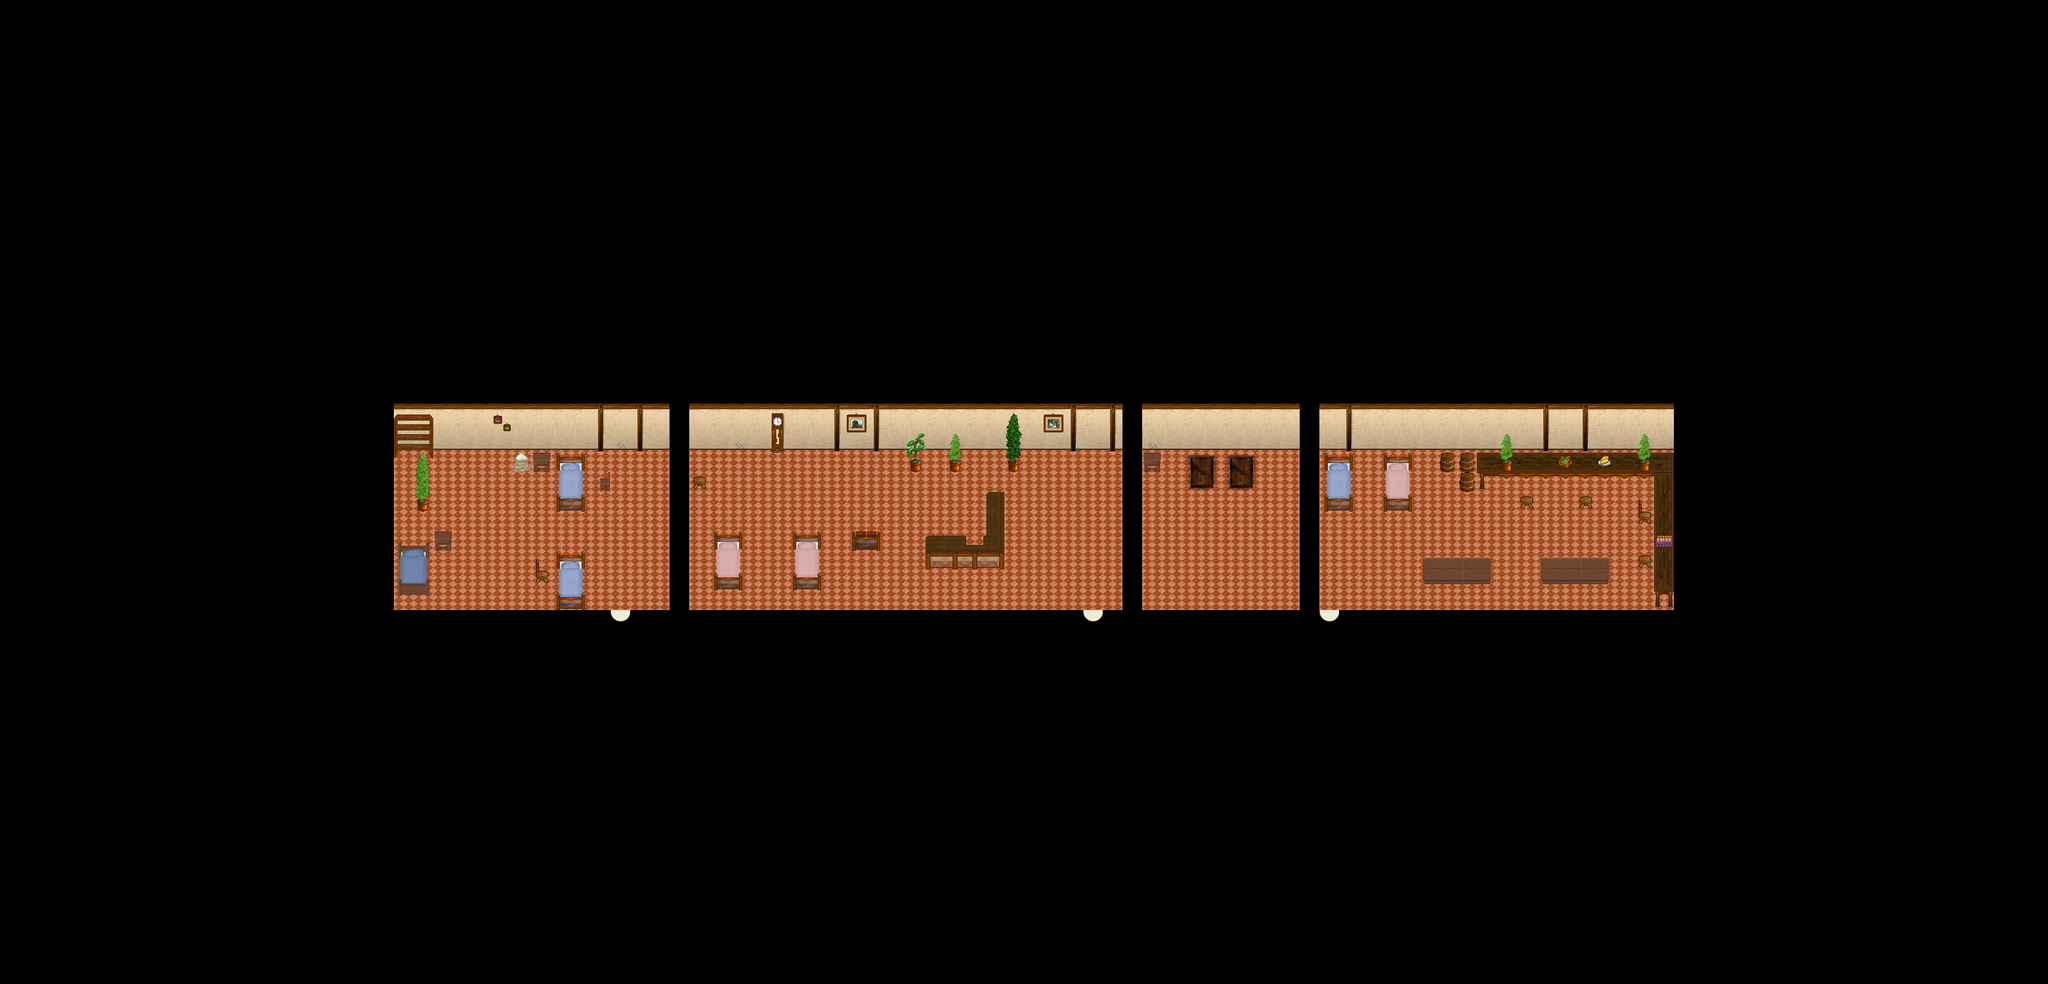

The image is a tile-based game level rendered from a .tmx file. Its description and source (layers, tilesets, objects; grid data summarised) follow:
An orthogonal 104x50 tile map with 32x32 px tiles, 4 tile layers (Ground, Ground, Fringe, Over), 1 hidden layer not drawn, 5 tilesets and 4 objects (3x WARP, SCRIPT).

<map version="1.0" orientation="orthogonal" width="104" height="50" tilewidth="32" tileheight="32">
 <properties>
  <property name="music" value="inside.ogg" />
 </properties>
 <tileset firstgid="1" name="collision" tilewidth="32" tileheight="32">
  <image source="../graphics/tiles/collision1_32_32.png" />
 </tileset>
 <tileset firstgid="1025" name="inn" tilewidth="32" tileheight="32">
  <image source="../graphics/tiles/indoor3_32_32.png" />
 </tileset>
 <tileset firstgid="2049" name="indoor8_32_32" tilewidth="32" tileheight="32">
  <image source="../graphics/tiles/indoor2_32_32.png" />
 </tileset>
 <tileset firstgid="3073" name="inn_32_64" tilewidth="32" tileheight="64">
  <image source="../graphics/tiles/indoor2_32_64.png" />
 </tileset>
 <tileset firstgid="3585" name="inn_32_96" tilewidth="32" tileheight="96">
  <image source="../graphics/tiles/indoor2_32_96.png" />
 </tileset>
 <layer name="Ground" width="104" height="50">
  <data>[5200 cells, 64 non-empty, 1 distinct tile ids]</data>
 </layer>
 <layer name="Ground" width="104" height="50">
  <data>[5200 cells, 5200 non-empty, 21 distinct tile ids]</data>
 </layer>
 <layer name="Fringe" width="104" height="50">
  <data>[5200 cells, 116 non-empty, 62 distinct tile ids]</data>
 </layer>
 <layer name="Over" width="104" height="50">
  <data>[5200 cells, 0 non-empty, 0 distinct tile ids]</data>
 </layer>
 <layer name="Collision" width="104" height="50" visible="0">
  <data>[5200 cells, 4798 non-empty, 1 distinct tile ids]</data>
 </layer>
 <objectgroup name="Object" width="104" height="50">
  <object name="Warp to city" type="WARP" x="992" y="992" width="32" height="32">
   <properties>
    <property name="DEST_MAP" value="ow-o0000-o0000-o0000" />
    <property name="DEST_X" value="2080" />
    <property name="DEST_Y" value="3072" />
   </properties>
  </object>
  <object name="Warp to city" type="WARP" x="1760" y="992" width="32" height="32">
   <properties>
    <property name="DEST_MAP" value="ow-o0000-o0000-o0000" />
    <property name="DEST_X" value="2464" />
    <property name="DEST_Y" value="3072" />
   </properties>
  </object>
  <object name="Warp to city" type="WARP" x="2144" y="992" width="32" height="32">
   <properties>
    <property name="DEST_MAP" value="ow-o0000-o0000-o0000" />
    <property name="DEST_X" value="2656" />
    <property name="DEST_Y" value="3072" />
   </properties>
  </object>
  <object name="External Map Events" type="SCRIPT" x="0" y="-960">
   <properties>
    <property name="FILENAME" value="scripts/maps/iw-selphie_timlet_flat02-o00-o00-o00.lua" />
   </properties>
  </object>
 </objectgroup>
</map>
